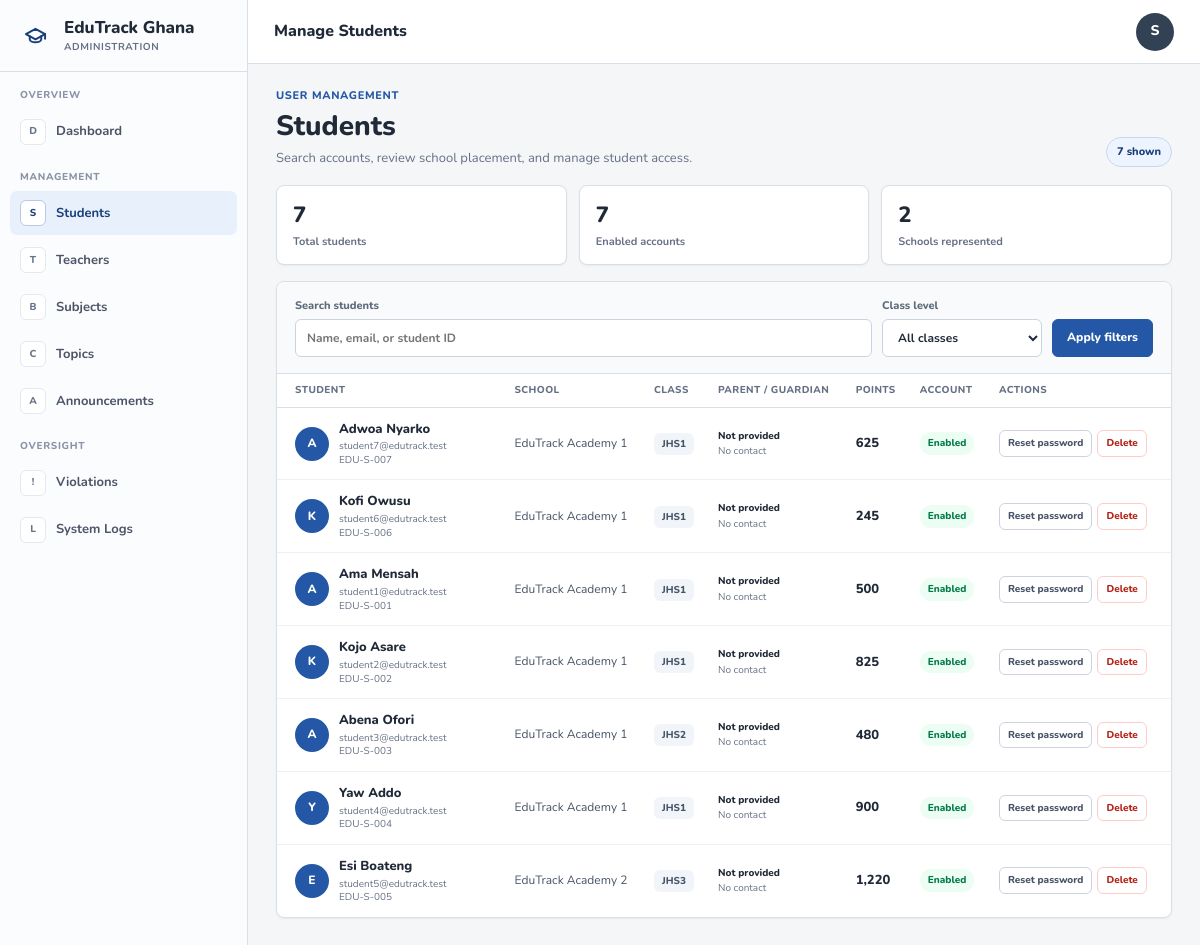
The app's page /admin/students.php (signed in) with its own data.
### tables this page shows
CREATE TABLE `students` (
  `id` int(11) NOT NULL AUTO_INCREMENT,
  `school_id` int(11) NOT NULL DEFAULT 1,
  `teacher_id` int(11) DEFAULT NULL,
  `full_name` varchar(150) NOT NULL,
  `email` varchar(150) NOT NULL,
  `password_hash` varchar(255) NOT NULL,
  `student_id` varchar(50) DEFAULT NULL,
  `class_level` enum('JHS1','JHS2','JHS3') DEFAULT 'JHS1',
  `gender` enum('Male','Female','Other') DEFAULT 'Male',
  `date_of_birth` date DEFAULT NULL,
  `avatar` varchar(255) DEFAULT NULL,
  `learning_style` enum('visual','auditory','kinesthetic','reading') DEFAULT 'visual',
  `difficulty_level` enum('beginner','intermediate','advanced') DEFAULT 'beginner',
  `total_points` int(11) DEFAULT 0,
  `current_streak` int(11) DEFAULT 0,
  `longest_streak` int(11) DEFAULT 0,
  `last_activity_date` date DEFAULT NULL,
  `is_active` tinyint(1) DEFAULT 1,
  `last_login` datetime DEFAULT NULL,
  `login_count` int(11) DEFAULT 0,
  `created_at` timestamp NOT NULL DEFAULT current_timestamp(),
  `updated_at` timestamp NOT NULL DEFAULT current_timestamp() ON UPDATE current_timestamp(),
  `must_change_password` tinyint(1) DEFAULT 0,
  `parent_name` varchar(255) DEFAULT NULL,
  `parent_email` varchar(255) DEFAULT NULL,
  `parent_phone` varchar(50) DEFAULT NULL,
  PRIMARY KEY (`id`),
  UNIQUE KEY `email` (`email`),
  KEY `fk_student_school` (`school_id`),
  KEY `fk_student_teacher` (`teacher_id`),
  CONSTRAINT `fk_student_school` FOREIGN KEY (`school_id`) REFERENCES `schools` (`id`),
  CONSTRAINT `fk_student_teacher` FOREIGN KEY (`teacher_id`) REFERENCES `teachers` (`id`) ON DELETE SET NULL ON UPDATE SET NULL
);

CREATE TABLE `schools` (
  `id` int(11) NOT NULL AUTO_INCREMENT,
  `name` varchar(200) NOT NULL,
  `region` varchar(100) NOT NULL,
  `district` varchar(100) NOT NULL,
  `created_at` timestamp NOT NULL DEFAULT current_timestamp(),
  PRIMARY KEY (`id`)
);

### config/db.php (called while the page is built, shortened)
<?php
function getDB(): PDO {
    static $pdo = null;
    if ($pdo === null) {
        try {
            $dsn = "mysql:host=" . DB_HOST . ";dbname=" . DB_NAME . ";charset=" . DB_CHARSET;
            $options = [
                PDO::ATTR_ERRMODE            => PDO::ERRMODE_EXCEPTION,
                PDO::ATTR_DEFAULT_FETCH_MODE => PDO::FETCH_ASSOC,
                PDO::ATTR_EMULATE_PREPARES   => false,
            ];
            $pdo = new PDO($dsn, DB_USER, DB_PASS, $options);
        } catch (PDOException $exception) {
            error_log('EduTrack database connection failed: ' . $exception->getMessage());
            http_response_code(500);
            exit('Database connection unavailable.');
        }
    }
    return $pdo;
}
function dbQuery(string $sql, array $params = []): \PDOStatement {
    $stmt = getDB()->prepare($sql);
    $stmt->execute($params);
    return $stmt;
}
function dbRows(string $sql, array $params = []): array {
    return dbQuery($sql, $params)->fetchAll();
}
function dbValue(string $sql, array $params = []): mixed {
    return dbQuery($sql, $params)->fetchColumn();
}

### admin/students.php (the view, shortened to what this page needs)
<?php
$adminName = trim((string)($_SESSION['user_name'] ?? 'System Admin')) ?: 'System Admin';
$search = trim((string)($_GET['search'] ?? ''));
$sql = "SELECT s.*, sc.name AS school_name
        FROM students s
        LEFT JOIN schools sc ON sc.id = s.school_id
        WHERE (s.full_name LIKE ? OR s.email LIKE ? OR s.student_id LIKE ?)";
$like = '%' . $search . '%';
$params = [$like, $like, $like];
$sql .= ' ORDER BY s.created_at DESC';
$students = dbRows($sql, $params);
$totalStudents = (int)dbValue('SELECT COUNT(*) FROM students');
$activeStudents = (int)dbValue('SELECT COUNT(*) FROM students WHERE is_active = 1');
$schoolCount = (int)dbValue('SELECT COUNT(DISTINCT school_id) FROM students');
$pendingViolations = (int)dbValue("SELECT COUNT(*) FROM violation_reports WHERE status = 'Pending'");
$adminInitial = strtoupper(substr($adminName, 0, 1));
?>
<!DOCTYPE html>
<html lang="en">
<head>
    <link href="https://cdn.jsdelivr.net/npm/bootstrap@5.3.2/dist/css/bootstrap.min.css" rel="stylesheet">
    <link href="<?= BASE_URL ?>/assets/css/admin-dashboard.css?v=<?= filemtime(__DIR__ . '/../assets/css/admin-dashboard.css') ?>" rel="stylesheet">
</head>
<body class="admin-body">
<aside class="admin-sidebar" id="adminSidebar">
    <a class="admin-brand" href="dashboard.php">
        <span class="admin-brand-mark" aria-hidden="true">
            <svg viewBox="0 0 24 24" role="img" focusable="false">
                <path d="M22 10.5 12 5 2 10.5 12 16l10-5.5Z"></path>
                <path d="M6 12.7v3.1c0 1.8 2.7 3.2 6 3.2s6-1.4 6-3.2v-3.1"></path>
                <path d="M22 10.5v5"></path>
            </svg>
        </span>
        <span><strong>EduTrack Ghana</strong><small>Administration</small></span>
    </a>
    <nav class="admin-nav" aria-label="Admin navigation">
        <span class="admin-nav-label">Overview</span>
        <a href="dashboard.php"><span>D</span>Dashboard</a>
        <span class="admin-nav-label">Management</span>
        <a class="active" href="students.php"><span>S</span>Students</a>
        <a href="teachers.php"><span>T</span>Teachers</a>
        <a href="subjects.php"><span>B</span>Subjects</a>
        <a href="topics.php"><span>C</span>Topics</a>
        <a href="announcements.php"><span>A</span>Announcements</a>
        <span class="admin-nav-label">Oversight</span>
        <a href="violations.php"><span>!</span>Violations<?php if ($pendingViolations): ?><b><?= $pendingViolations ?></b><?php endif; ?></a>
        <a href="logs.php"><span>L</span>System Logs</a>
    </nav>
</aside>
<main class="admin-main">
    <header class="admin-topbar">
        <div class="admin-topbar-title">Manage Students</div>
        <div class="dropdown">
            <button class="admin-avatar dropdown-toggle" type="button" data-bs-toggle="dropdown" aria-expanded="false" aria-label="Open account menu"><?= htmlspecialchars($adminInitial) ?></button>
        </div>
    </header>
    <div class="admin-content">
        <section class="admin-page-heading">
            <div><span class="admin-eyebrow">User management</span><h1>Students</h1><p>Search accounts, review school placement, and manage student access.</p></div>
            <span class="admin-result-count"><?= count($students) ?> shown</span>
        </section>
        <section class="admin-compact-metrics">
            <div><strong><?= number_format($totalStudents) ?></strong><span>Total students</span></div>
            <div><strong><?= number_format($activeStudents) ?></strong><span>Enabled accounts</span></div>
            <div><strong><?= number_format($schoolCount) ?></strong><span>Schools represented</span></div>
        </section>
        <section class="admin-panel admin-student-panel">
            <form method="get" class="admin-filter-bar">
                <label><span>Search students</span><input type="search" name="search" value="<?= htmlspecialchars($search) ?>" placeholder="Name, email, or student ID"></label>
                <label><span>Class level</span><select name="class"><option value="">All classes</option></select></label>
                <button type="submit" class="admin-primary-button">Apply filters</button>
            </form>
            <?php if (!$students): ?>
                <div class="admin-empty"><strong>No students found</strong><p>Try a different name, email, student ID, or class.</p></div>
            <?php else: ?>
                <div class="table-responsive">
                    <table class="admin-table admin-student-table">
                        <thead><tr><th>Student</th><th>School</th><th>Class</th><th>Parent / guardian</th><th>Points</th><th>Account</th><th>Actions</th></tr></thead>
                        <tbody>
                        <?php foreach ($students as $student): ?>
                            <tr>
                                <td><div class="admin-student-cell"><span><?= strtoupper(substr($student['full_name'], 0, 1)) ?></span><div><strong><?= htmlspecialchars($student['full_name']) ?></strong><small><?= htmlspecialchars($student['email']) ?><br><?= htmlspecialchars($student['student_id'] ?? '') ?></small></div></div></td>
                                <td><?= htmlspecialchars($student['school_name'] ?? 'Unassigned') ?></td>
                                <td><span class="admin-class-chip"><?= htmlspecialchars($student['class_level']) ?></span></td>
                                <td><strong class="admin-parent-name"><?= htmlspecialchars($student['parent_name'] ?: 'Not provided') ?></strong><small class="admin-parent-contact"><?= htmlspecialchars($student['parent_phone'] ?: ($student['parent_email'] ?: 'No contact')) ?></small></td>
                                <td><strong><?= number_format((int)$student['total_points']) ?></strong></td>
                                <td><span class="admin-status <?= $student['is_active'] ? 'ok' : 'warning' ?>"><?= $student['is_active'] ? 'Enabled' : 'Disabled' ?></span></td>
                                <td>
                                    <div class="admin-row-actions">
                                        <form method="post" onsubmit="return confirm('Issue a temporary password for this student?')">
                                            <button type="submit" name="reset_password" class="admin-action-button">Reset password</button>
                                        </form>
                                        <form method="post" onsubmit="return confirm('Permanently delete this student? This cannot be undone.')">
                                            <button type="submit" name="delete_student" class="admin-action-button danger">Delete</button>
                                        </form>
                                    </div>
                                </td>
                            </tr>
                        <?php endforeach; ?>
                        </tbody>
                    </table>
                </div>
            <?php endif; ?>
        </section>
    </div>
</main>
</body>
</html>

### records on screen
students: full_name "A", full_name "Adwoa Nyarko", email "student7@edutrack.test", student "EDU-S-007", school.name "EduTrack Academy 1", class_level "JHS1", parent_name "Not provided", parent_phone+parent_email "No contact", total_points "625", is_active "Enabled"
students: full_name "K", full_name "Kofi Owusu", email "student6@edutrack.test", student "EDU-S-006", school.name "EduTrack Academy 1", class_level "JHS1", parent_name "Not provided", parent_phone+parent_email "No contact", total_points "245", is_active "Enabled"
students: full_name "A", full_name "Ama Mensah", email "student1@edutrack.test", student "EDU-S-001", school.name "EduTrack Academy 1", class_level "JHS1", parent_name "Not provided", parent_phone+parent_email "No contact", total_points "500", is_active "Enabled"
students: full_name "K", full_name "Kojo Asare", email "student2@edutrack.test", student "EDU-S-002", school.name "EduTrack Academy 1", class_level "JHS1", parent_name "Not provided", parent_phone+parent_email "No contact", total_points "825", is_active "Enabled"
students: full_name "A", full_name "Abena Ofori", email "student3@edutrack.test", student "EDU-S-003", school.name "EduTrack Academy 1", class_level "JHS2", parent_name "Not provided", parent_phone+parent_email "No contact", total_points "480", is_active "Enabled"
students: full_name "Y", full_name "Yaw Addo", email "student4@edutrack.test", student "EDU-S-004", school.name "EduTrack Academy 1", class_level "JHS1", parent_name "Not provided", parent_phone+parent_email "No contact", total_points "900", is_active "Enabled"
students: full_name "E", full_name "Esi Boateng", email "student5@edutrack.test", student "EDU-S-005", school.name "EduTrack Academy 2", class_level "JHS3", parent_name "Not provided", parent_phone+parent_email "No contact", total_points "1,220", is_active "Enabled"

### other values on screen
$adminInitial "S"
count($students) "7"
$totalStudents "7"
$activeStudents "7"
$schoolCount "2"
